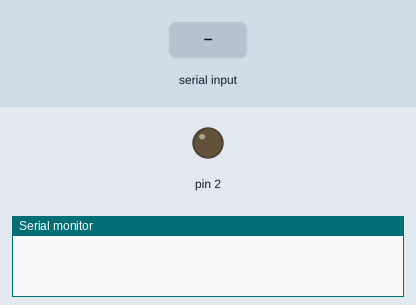
Simulated run of this sketch. Board: Arduino Uno, built with avr-gcc and run on an emulated ATmega328P. On the bench: output pins drawn as LEDs (lit = HIGH), the last lines printed to the serial monitor. The inputs (shaded band) are chosen by the test bench.

Above: at 1.2 s.
1.3 s: "a" received over Serial
At 2.5 s:
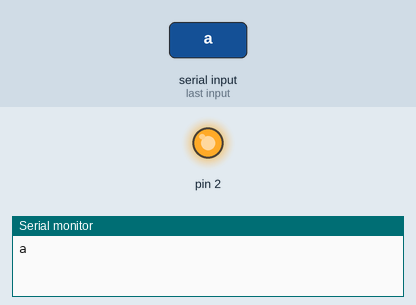
2.8 s: "b" received over Serial
At 3.9 s:
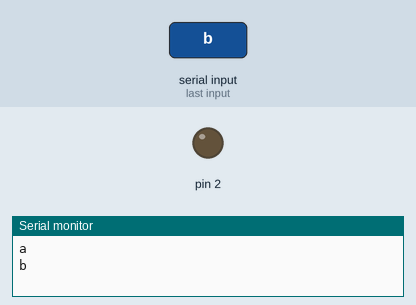
Timing chart, 0 to 5.8 s (numbered marks = the images above; inputs shaded):
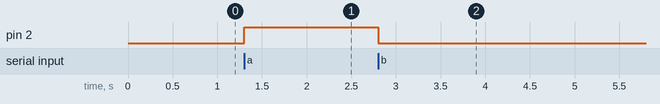

The sketch:

prototype_05_bluetooth.ino
```cpp
void setup() {
  Serial.begin(38400);
  pinMode(2, OUTPUT);
}

void loop() {
  if(Serial.available()) {
    while(Serial.available()) {
      char x = (char)Serial.read();
      Serial.println(x);
      Serial.flush();

      if(x == 'a') {
        digitalWrite(2, HIGH);
      }
      else if (x == 'b') {
        digitalWrite(2, LOW);
      }
    }
  }
}
```

Measured:
- after the input at 1.3 s, pin 2: LOW → HIGH at once
- after the input at 2.8 s, pin 2: HIGH → LOW at once
